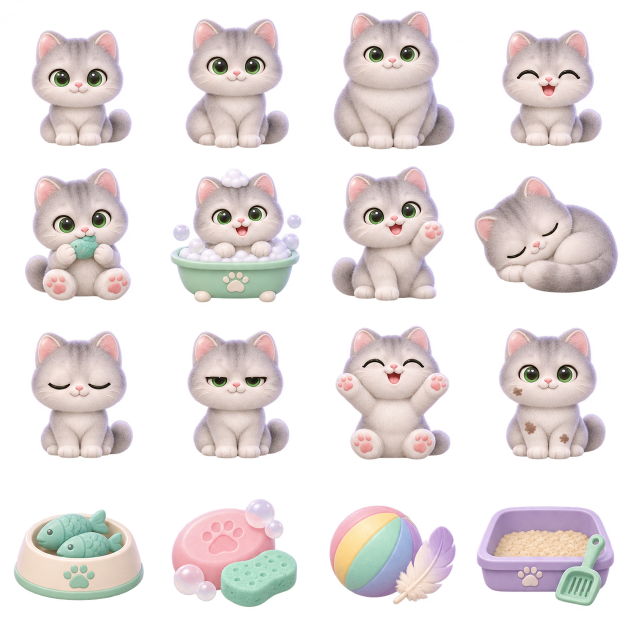
#> input picture assets/v4/pet-atlas.png, 1254 x 1254 px (shown at 1/2 size)
$ python pack_pet_art.py
#> lines starting #> are read from the running program, lines starting #| are printed output that depends on the picture
"""Technical slicing, alpha trimming and LVGL RGB565+A8 export of pet sprites."""
from pathlib import Path
from PIL import Image
import json
root=Path(__file__).resolve().parents[1]
atlas=Image.open(root/'assets/v4/pet-atlas.png').convert('RGBA')
#> atlas is the input picture: PIL image 1254x1254 RGBA; mean R, G, B, A 148.8, 141, 141, 107.3
names=['baby','young','adult','happy','feed','bath','play','sleep','blink','half','stretch','dirty',
       'food_icon','bath_icon','play_icon','litter_icon']
spec=[(name,i,(144,144) if i<12 else (48,48)) for i,name in enumerate(names)]
spec += [('tray',15,(160,92)),('bowl',12,(88,62))]
header=['#pragma once','#include <lvgl.h>']
lines=['// Generated by tools/pack_pet_art.py; no runtime PNG decoder required.','#include "PetAssets.h"']
total=0
for name,cell,size in spec:
    x,y=cell%4,cell//4
    tile=atlas.crop((round(x*atlas.width/4),round(y*atlas.height/4),round((x+1)*atlas.width/4),round((y+1)*atlas.height/4)))
    bounds=tile.getchannel('A').point(lambda a:255 if a>=128 else 0).getbbox()
    if not bounds:raise ValueError(name)
    tile=tile.crop(bounds)
    # A little padding protects fur and consistent sprite anchors during rotation.
    scale=min((size[0]-8)/tile.width,(size[1]-8)/tile.height)
    sampled=tile.resize((max(1,round(tile.width*scale)),max(1,round(tile.height*scale))),Image.Resampling.LANCZOS)
    tile=Image.new('RGBA',size)
    tile.paste(sampled,((size[0]-sampled.width)//2,(size[1]-sampled.height)//2))
    data=bytearray()
    for r,g,b,a in tile.getdata():
        a=0 if a<32 else 255 if a>=240 else a
        v=((r>>3)<<11)|((g>>2)<<5)|(b>>3)
        data.extend((v&255,v>>8,a))
    symbol='pet_'+name
    header.append(f'LV_IMG_DECLARE({symbol});')
    lines.append(f'static const LV_ATTRIBUTE_MEM_ALIGN uint8_t {symbol}_data[]={{')
    lines += ['  '+','.join(str(v) for v in data[n:n+48])+',' for n in range(0,len(data),48)]
    lines += ['};',f'const lv_img_dsc_t {symbol}={{',
              f'.header={{.cf=LV_IMG_CF_TRUE_COLOR_ALPHA,.always_zero=0,.reserved=0,.w={size[0]},.h={size[1]}}},',
              f'.data_size={len(data)},.data={symbol}_data','};']
    total+=len(data)
#> this loop made 18 passes
#> bounds on passes 1 to 12: (63, 60, 263, 292), (57, 37, 264, 296), (41, 22, 282, 298), (64, 60, 263, 292), (50, 23, 261, 287), (27, 23, 289, 291), (37, 19, 261, 288), (9, 38, 296, 271), (63, 35, 266, 289), (61, 35, 264, 290), (44, 25, 273, 292), (58, 29, 271, 291)
#> pass 1, `tile=atlas.crop((round(x*atlas.width/4),round(y*atlas.height/4),round(..`:
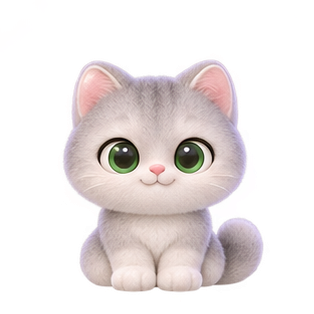
#> tile: PIL image 314x314 RGBA; mean R, G, B, A 139.9, 130.2, 131.4, 91.7; transparent parts drawn white
#> pass 1, `tile=tile.crop(bounds)`:
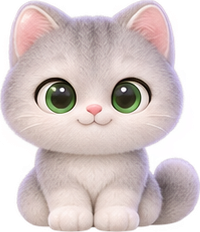
#> tile: PIL image 200x232 RGBA; mean R, G, B, A 193.3, 176.3, 177.3, 194.5; transparent parts drawn white
#> pass 1, `sampled=tile.resize((max(1,round(tile.width*scale)),max(1,round(tile.h..`:
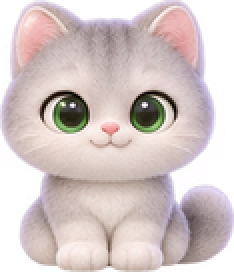
#> sampled: PIL image 117x136 RGBA (shown 2 times larger); mean R, G, B, A 190.5, 174.1, 175, 194.6; transparent parts drawn white
#> after the loop:
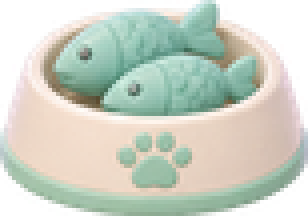
#> sampled: PIL image 77x54 RGBA (shown 4 times larger); mean R, G, B, A 180.6, 187.5, 174.5, 197.4; transparent parts drawn white
#> after the loop:
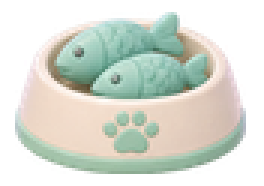
#> tile: PIL image 88x62 RGBA (shown 3 times larger); mean R, G, B, A 137.6, 142.9, 133, 150.5; transparent parts drawn white
#> after the loop, header = 20 items, first 6: '#pragma once', '#include <lvgl.h>', 'LV_IMG_DECLARE(pet_baby);', 'LV_IMG_DECLARE(pet_young);', 'LV_IMG_DECLARE(pet_adult);', 'LV_IMG_DECLARE(pet_happy);'; lines = 17499 items; total = 834672
(root/'firmware/YouyouSpace/PetAssets.h').write_text('\n'.join(header)+'\n')
(root/'firmware/YouyouSpace/PetAssets.c').write_text('\n'.join(lines)+'\n')
(root/'assets/v4/pet-manifest.json').write_text(json.dumps({'sprites':len(spec),'bytes':total,'format':'RGB565+A8'},indent=2))
print(f'Packed {len(spec)} pet sprites, {total} flash bytes')
#| Packed 18 pet sprites, 834672 flash bytes
